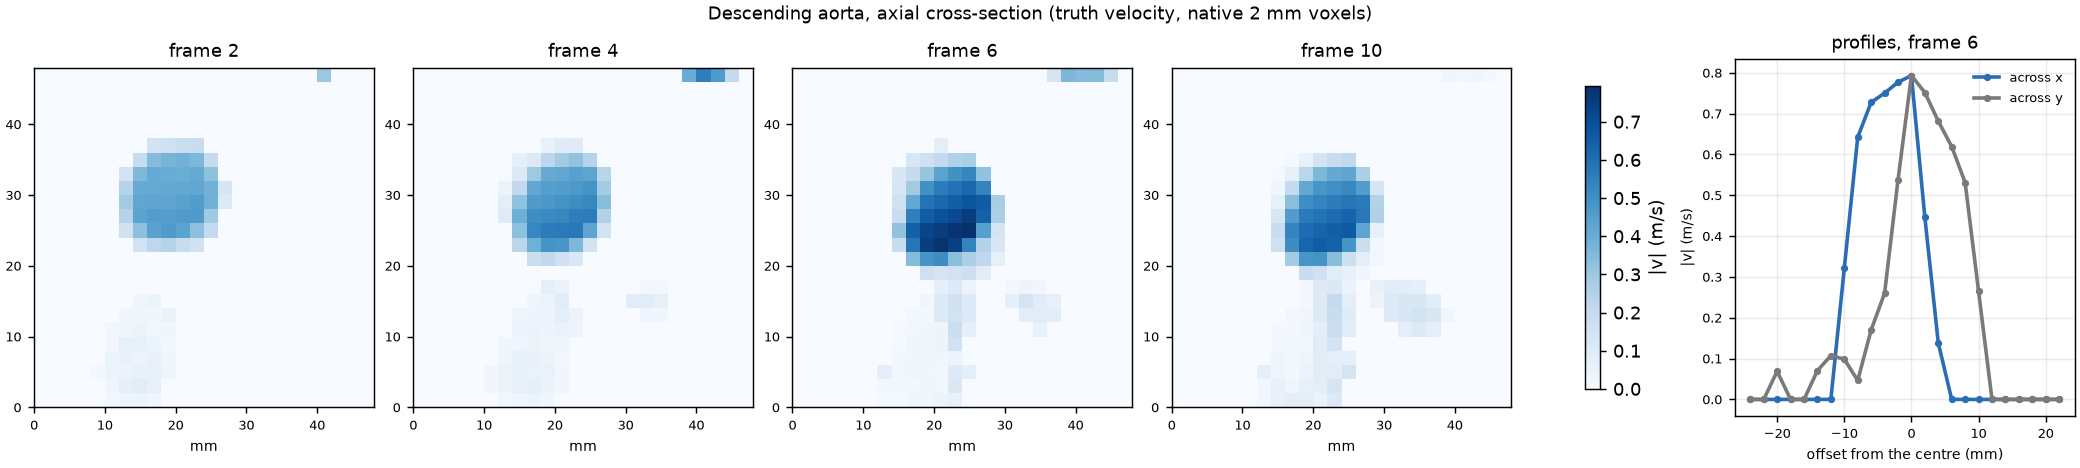

The script that saved this image:
"""Cross-section of the descending aorta in the ph0001 truth velocity (axial slice 30 mm above the box bottom):
|v| zoom at peak systole and three other frames, plus x / y profiles through the lumen centre."""
import sys
import numpy as np
import matplotlib
matplotlib.use("Agg")
import matplotlib.pyplot as plt
sys.path.insert(0, "python/lib")
from hastycompute import store  # noqa: E402
S = "data/hasty/phantom/factory_arms/ph0001/sim_flow_10min/scan/"
O = "research/experiments/flow_figs/"
v = np.asarray(store.load_any(S + "truth_vel_logical.hv"))
sp = np.linalg.norm(v, axis=3)
h = 2.0
kz = 15  # 30 mm above the bottom
# the lumen: the strongest flow in this slice at peak systole, near x ≈ 265 mm (the descending aorta in the coronal view)
fs = 6
sl = sp[:, :, kz, fs]
xs = slice(110, 160)
i, j = np.unravel_index(np.argmax(sl[xs]), sl[xs].shape)
i += 110
print(f"descending aorta centre (voxel) {i}, {j}, slice {kz}; |v| {sl[i, j]:.2f} m/s at frame {fs}")
w = 12
frames = [2, 4, 6, 10]
fig, ax = plt.subplots(1, len(frames) + 1, figsize=(16, 3.6), constrained_layout=True)
vm = float(sp[i - w:i + w, j - w:j + w, kz, :].max())
for a, f in zip(ax, frames):
    r = a.imshow(sp[i - w:i + w, j - w:j + w, kz, f].T, origin="lower", cmap="Blues", vmin=0, vmax=vm, interpolation="nearest", extent=[0, 2 * w * h, 0, 2 * w * h])
    a.set_title(f"frame {f}", fontsize=10)
    a.set_xlabel("mm", fontsize=8)
    a.tick_params(labelsize=7)
fig.colorbar(r, ax=ax[:len(frames)], shrink=0.85, label="|v| (m/s)")
a = ax[-1]
for axis, lab, col in [(0, "x", "#2a6db5"), (1, "y", "#7a7a7a")]:
    rng = np.arange(-w, w)
    prof = [sp[i + d, j, kz, fs] if axis == 0 else sp[i, j + d, kz, fs] for d in rng]
    a.plot(rng * h, prof, color=col, lw=2, marker="o", ms=3, label=f"across {lab}")
a.set_title(f"profiles, frame {fs}", fontsize=10)
a.set_xlabel("offset from the centre (mm)", fontsize=8)
a.set_ylabel("|v| (m/s)", fontsize=8)
a.legend(fontsize=7, frameon=False)
a.grid(alpha=0.25)
a.tick_params(labelsize=7)
fig.suptitle("Descending aorta, axial cross-section (truth velocity, native 2 mm voxels)", fontsize=10)
fig.savefig(O + "truth_aorta_section.png", dpi=130)
